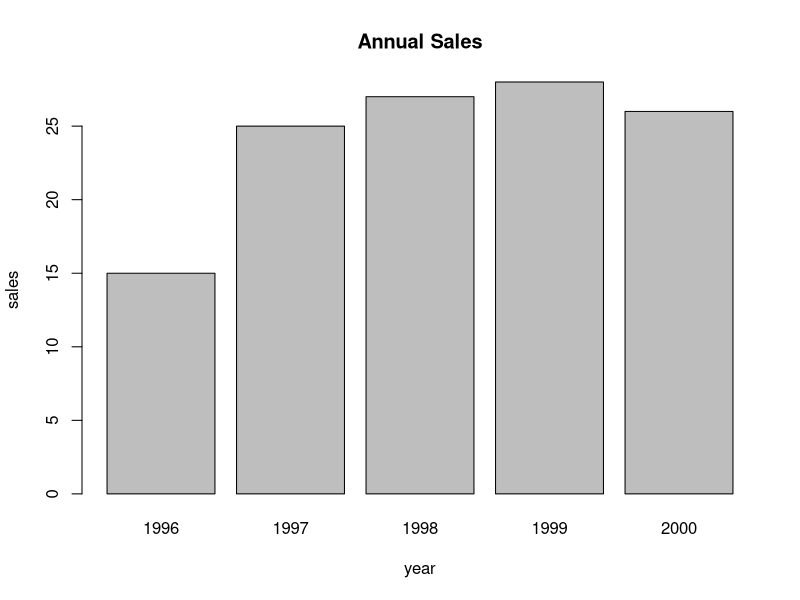
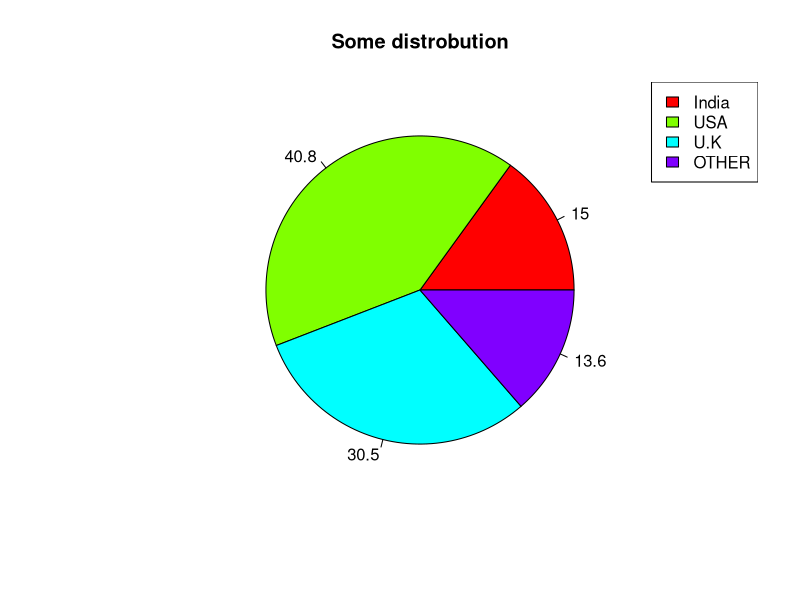
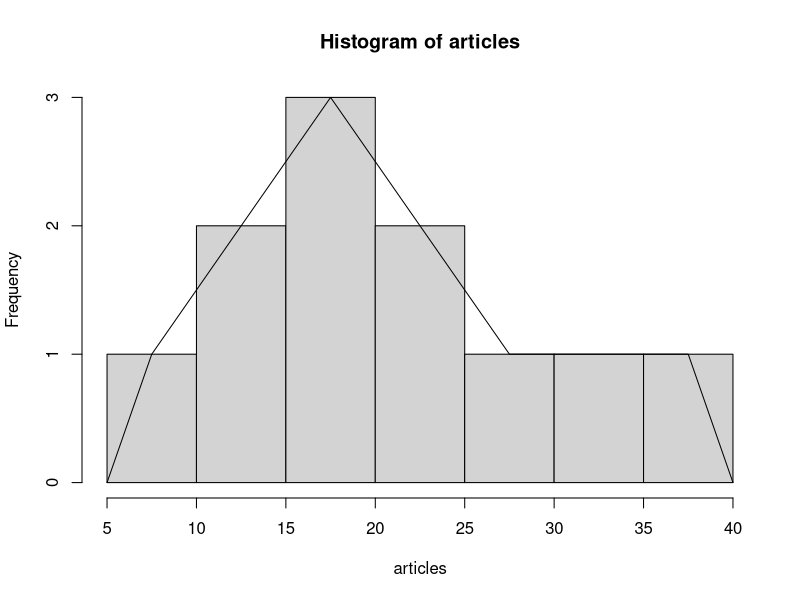

Write R code to recreate these figures, in order.
# simple bar chart
sales <- data.frame (
                     year = 1996:2000,
                     sales = c(15.0, 25.0, 27.0, 28.0, 26.0)
                     )
barplot(sales$sales, xlab="year", ylab="sales", main="Annual Sales", names.arg = sales$year)

# for pie chart
pivalues <- c(32, 87, 65, 29)
pipercent <- round(100 * pivalues / sum(pivalues), 1)

pie(
    pivalues,
    labels=pipercent,
    col=rainbow(length(pivalues)),
    main="Some distrobution"
    )

pilabels <- c("India", "USA", "U.K", "OTHER")
legend(
       "topright",
       pilabels,
       cex=1.0,
       fill=rainbow(length(pivalues))
)

# histogram
articles <- c(19, 23, 11, 5, 16, 21, 14, 19, 27, 39, 31)
hist.articles <- hist(
     articles, 
     xlab="articles"
)

# frequency polygon
axis.x <- c(min(hist.articles$breaks), hist.articles$mids, max(hist.articles$breaks))
axis.y <- c(0, hist.articles$count, 0)

lines(axis.x, axis.y, type="l")

